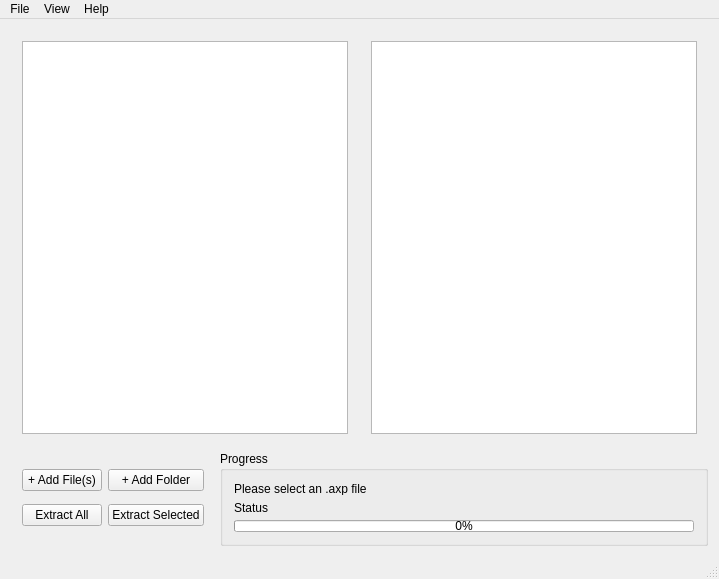
<?xml version="1.0" encoding="UTF-8"?>
<ui version="4.0">
 <class>MainWindow</class>
 <widget class="QMainWindow" name="MainWindow">
  <property name="windowModality">
   <enum>Qt::ApplicationModal</enum>
  </property>
  <property name="geometry">
   <rect>
    <x>0</x>
    <y>0</y>
    <width>719</width>
    <height>579</height>
   </rect>
  </property>
  <property name="windowTitle">
   <string>Axp File Manager</string>
  </property>
  <property name="styleSheet">
   <string notr="true"/>
  </property>
  <widget class="QWidget" name="centralWidget">
   <layout class="QVBoxLayout" name="verticalLayout_5">
    <item>
     <widget class="QSplitter" name="splitter">
      <property name="orientation">
       <enum>Qt::Horizontal</enum>
      </property>
      <property name="handleWidth">
       <number>1</number>
      </property>
      <widget class="QWidget" name="verticalLayoutWidget">
       <layout class="QHBoxLayout" name="horizontalLayout">
        <item>
         <widget class="AxpDirListView" name="dirList">
          <property name="editTriggers">
           <set>QAbstractItemView::NoEditTriggers</set>
          </property>
          <property name="sortingEnabled">
           <bool>true</bool>
          </property>
          <property name="animated">
           <bool>true</bool>
          </property>
          <property name="headerHidden">
           <bool>true</bool>
          </property>
          <attribute name="headerVisible">
           <bool>false</bool>
          </attribute>
         </widget>
        </item>
       </layout>
      </widget>
      <widget class="QWidget" name="layoutWidget">
       <layout class="QVBoxLayout" name="verticalLayout">
        <item>
         <widget class="AxpFileListView" name="fileList">
          <property name="editTriggers">
           <set>QAbstractItemView::NoEditTriggers</set>
          </property>
          <property name="dragEnabled">
           <bool>true</bool>
          </property>
          <property name="dragDropOverwriteMode">
           <bool>false</bool>
          </property>
          <property name="dragDropMode">
           <enum>QAbstractItemView::DragDrop</enum>
          </property>
          <property name="selectionBehavior">
           <enum>QAbstractItemView::SelectRows</enum>
          </property>
          <property name="showGrid">
           <bool>false</bool>
          </property>
          <attribute name="verticalHeaderVisible">
           <bool>false</bool>
          </attribute>
         </widget>
        </item>
       </layout>
      </widget>
     </widget>
    </item>
    <item>
     <widget class="QWidget" name="horizontalWidget" native="true">
      <property name="maximumSize">
       <size>
        <width>16777215</width>
        <height>95</height>
       </size>
      </property>
      <layout class="QHBoxLayout" name="horizontalLayout_2">
       <property name="spacing">
        <number>5</number>
       </property>
       <property name="leftMargin">
        <number>0</number>
       </property>
       <property name="topMargin">
        <number>0</number>
       </property>
       <property name="rightMargin">
        <number>0</number>
       </property>
       <property name="bottomMargin">
        <number>0</number>
       </property>
       <item>
        <widget class="QFrame" name="gridFrame">
         <layout class="QGridLayout" name="gridLayout_2">
          <item row="0" column="0">
           <widget class="QPushButton" name="pushButton">
            <property name="text">
             <string>+ Add File(s)</string>
            </property>
           </widget>
          </item>
          <item row="1" column="0">
           <widget class="QPushButton" name="pushButton_2">
            <property name="text">
             <string>Extract All</string>
            </property>
           </widget>
          </item>
          <item row="0" column="1">
           <widget class="QPushButton" name="pushButton_3">
            <property name="text">
             <string>+ Add Folder</string>
            </property>
           </widget>
          </item>
          <item row="1" column="1">
           <widget class="QPushButton" name="pushButton_4">
            <property name="text">
             <string>Extract Selected</string>
            </property>
           </widget>
          </item>
         </layout>
        </widget>
       </item>
       <item>
        <widget class="QGroupBox" name="statusGroupBox">
         <property name="maximumSize">
          <size>
           <width>16777215</width>
           <height>16777215</height>
          </size>
         </property>
         <property name="title">
          <string>Progress</string>
         </property>
         <layout class="QVBoxLayout" name="verticalLayout_6">
          <item>
           <widget class="QLabel" name="workingPathLabel">
            <property name="text">
             <string>Please select an .axp file</string>
            </property>
           </widget>
          </item>
          <item>
           <widget class="QLabel" name="messageLabel">
            <property name="text">
             <string>Status</string>
            </property>
           </widget>
          </item>
          <item>
           <widget class="QProgressBar" name="progressBar">
            <property name="value">
             <number>0</number>
            </property>
           </widget>
          </item>
         </layout>
        </widget>
       </item>
      </layout>
     </widget>
    </item>
   </layout>
  </widget>
  <widget class="QStatusBar" name="statusBar"/>
  <widget class="QMenuBar" name="menuBar">
   <property name="geometry">
    <rect>
     <x>0</x>
     <y>0</y>
     <width>719</width>
     <height>21</height>
    </rect>
   </property>
   <widget class="QMenu" name="menuFile">
    <property name="title">
     <string>File</string>
    </property>
    <addaction name="actionOpen"/>
    <addaction name="actionNew"/>
    <addaction name="actionNew_From_directory"/>
    <addaction name="separator"/>
    <addaction name="actionAdd_File"/>
    <addaction name="actionAdd_Folder"/>
    <addaction name="separator"/>
    <addaction name="actionExtract_All_Data"/>
    <addaction name="separator"/>
    <addaction name="actionSave"/>
    <addaction name="actionSave_As"/>
    <addaction name="separator"/>
    <addaction name="actionClose_openning_file"/>
    <addaction name="actionExit"/>
   </widget>
   <widget class="QMenu" name="menuHelp">
    <property name="title">
     <string>Help</string>
    </property>
    <addaction name="actionAbout"/>
   </widget>
   <widget class="QMenu" name="menuView">
    <property name="title">
     <string>View</string>
    </property>
   </widget>
   <addaction name="menuFile"/>
   <addaction name="menuView"/>
   <addaction name="menuHelp"/>
  </widget>
  <action name="actionOpen">
   <property name="text">
    <string>Open...</string>
   </property>
   <property name="shortcut">
    <string>Ctrl+O</string>
   </property>
  </action>
  <action name="actionSave">
   <property name="enabled">
    <bool>false</bool>
   </property>
   <property name="text">
    <string>Save</string>
   </property>
   <property name="shortcut">
    <string>Ctrl+S</string>
   </property>
  </action>
  <action name="actionSave_As">
   <property name="enabled">
    <bool>false</bool>
   </property>
   <property name="text">
    <string>Save As...</string>
   </property>
  </action>
  <action name="actionNew">
   <property name="text">
    <string>New (Empty Axp)</string>
   </property>
   <property name="shortcut">
    <string>Ctrl+Shift+N</string>
   </property>
  </action>
  <action name="actionAbout">
   <property name="text">
    <string>About</string>
   </property>
  </action>
  <action name="actionExit">
   <property name="text">
    <string>Exit</string>
   </property>
  </action>
  <action name="actionExtract_All_Data">
   <property name="enabled">
    <bool>false</bool>
   </property>
   <property name="text">
    <string>Extract All Data</string>
   </property>
  </action>
  <action name="actionAdd_File">
   <property name="enabled">
    <bool>false</bool>
   </property>
   <property name="text">
    <string>Add File(s)</string>
   </property>
  </action>
  <action name="actionAdd_Folder">
   <property name="enabled">
    <bool>false</bool>
   </property>
   <property name="text">
    <string>Add Folder</string>
   </property>
  </action>
  <action name="actionNew_From_directory">
   <property name="text">
    <string>New (From directory)</string>
   </property>
   <property name="shortcut">
    <string>Ctrl+N</string>
   </property>
  </action>
  <action name="actionClose_openning_file">
   <property name="enabled">
    <bool>false</bool>
   </property>
   <property name="text">
    <string>Close openning file</string>
   </property>
  </action>
 </widget>
 <layoutdefault spacing="6" margin="11"/>
 <customwidgets>
  <customwidget>
   <class>AxpFileListView</class>
   <extends>QTableView</extends>
   <header location="global">AxpFileListView.hpp</header>
  </customwidget>
  <customwidget>
   <class>AxpDirListView</class>
   <extends>QTreeView</extends>
   <header location="global">AxpDirListView.hpp</header>
  </customwidget>
 </customwidgets>
 <tabstops>
  <tabstop>fileList</tabstop>
  <tabstop>dirList</tabstop>
 </tabstops>
 <resources/>
 <connections/>
</ui>
